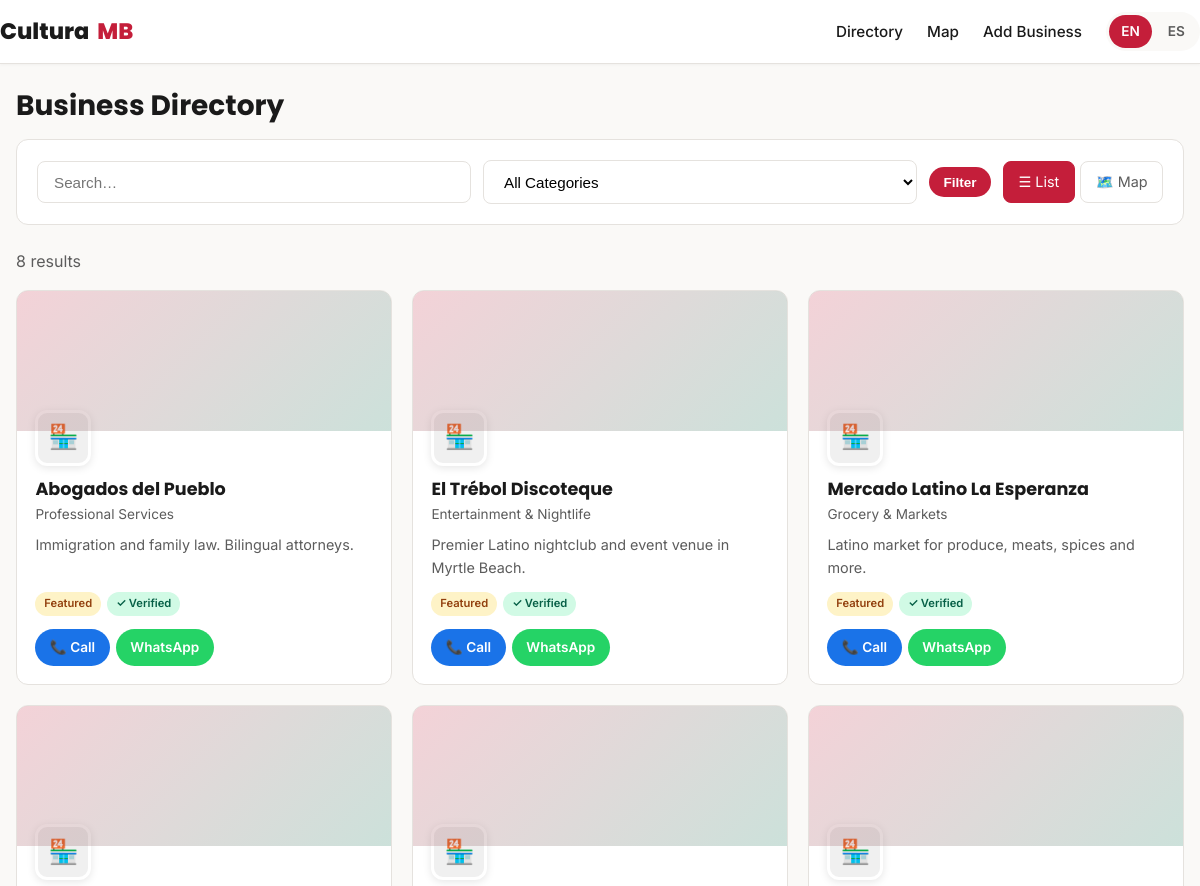
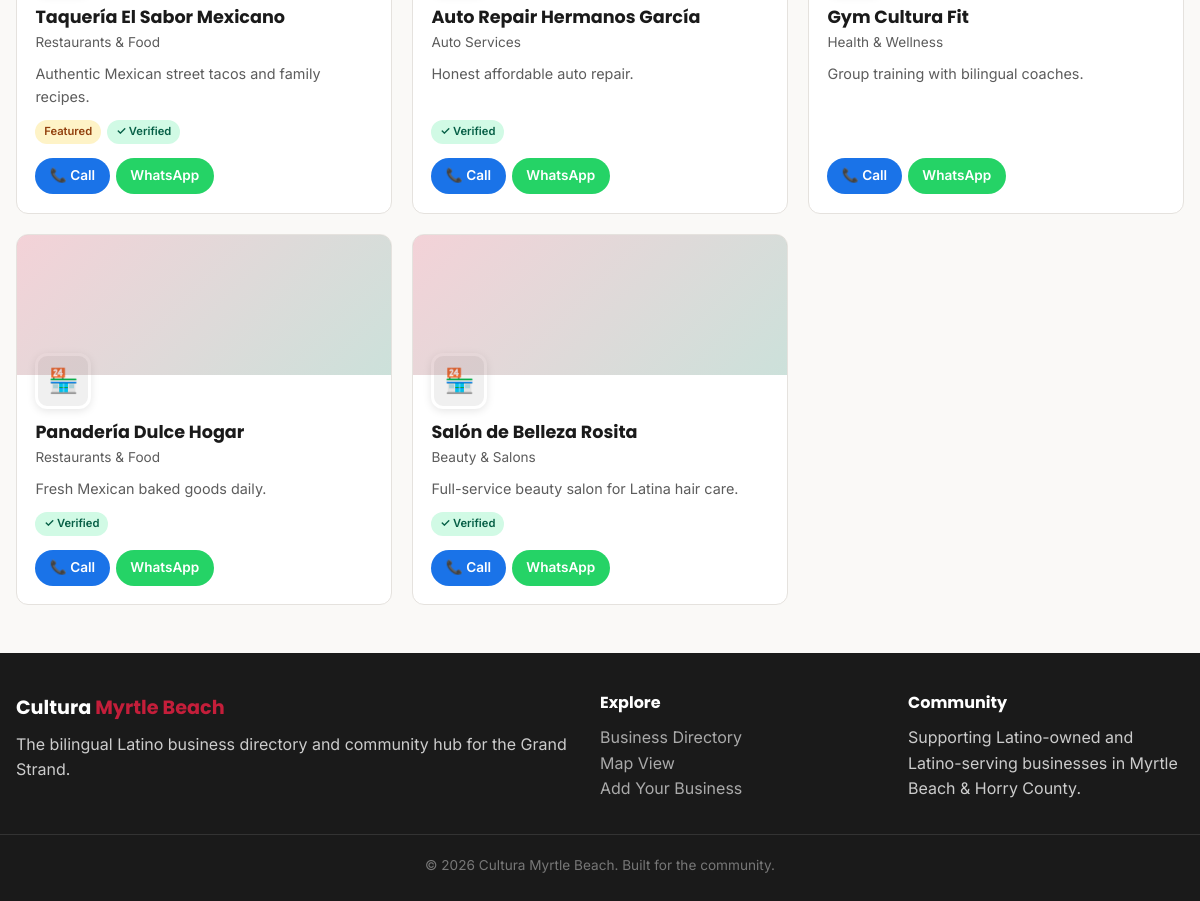
The page /directory on the database its author committed (2 pictures, top to bottom).
### tables this page shows
CREATE TABLE businesses (
        id INTEGER PRIMARY KEY AUTOINCREMENT, name TEXT NOT NULL, name_es TEXT, slug TEXT UNIQUE NOT NULL,
        category TEXT NOT NULL, logo TEXT, cover TEXT, description TEXT, description_es TEXT,
        phone TEXT, whatsapp TEXT, address TEXT, lat REAL, lng REAL, hours TEXT, website TEXT,
        facebook TEXT, instagram TEXT, tiktok TEXT, google_profile TEXT, google_reviews TEXT,
        services TEXT, languages TEXT DEFAULT 'Spanish, English', featured INTEGER DEFAULT 0,
        verified INTEGER DEFAULT 0, status TEXT DEFAULT 'active', created_at TEXT, updated_at TEXT
    );

### app.py (the view)
@app.route("/directory")
def directory():
    lang = get_lang()
    db = get_db()
    q = request.args.get("q","").strip()
    category = request.args.get("category","").strip()
    view = request.args.get("view","list")
    sql = "SELECT * FROM businesses WHERE status='active'"
    params = []
    if q:
        sql += " AND (name LIKE ? OR name_es LIKE ? OR description LIKE ? OR services LIKE ?)"
        like = f"%{q}%"
        params.extend([like]*4)
    if category:
        sql += " AND category=?"
        params.append(category)
    sql += " ORDER BY featured DESC, name ASC"
    businesses = db.execute(sql, params).fetchall()
    categories = db.execute("SELECT * FROM categories ORDER BY sort_order").fetchall()
    return render_template("directory.html", lang=lang, businesses=businesses, categories=categories, q=q, category=category, view=view, t=t)

### app.py (called while the page is built)
def get_db():
    if "db" not in g:
        g.db = sqlite3.connect(DATABASE)
        g.db.row_factory = sqlite3.Row
    return g.db

def get_lang():
    lang = request.args.get("lang") or session.get("lang") or "en"
    return lang if lang in ("en","es") else "en"

def t(en, es):
    return es if get_lang() == "es" else en

@app.context_processor
def inject_globals():
    return {"current_lang": get_lang(), "t": t, "now_year": datetime.utcnow().year}

### templates/directory.html (shortened to what this page needs)
{% extends "base.html" %}
{% block content %}
<section class="section" style="padding-top:1.5rem;">
  <div class="container">
    <h1 class="section-title" style="text-align:left;margin-bottom:1rem;">{{ t('Business Directory', 'Directorio de Negocios') }}</h1>
    <div class="filters">
      <form method="get" action="{{ url_for('directory') }}">
        <input type="search" name="q" value="{{ q }}" placeholder="{{ t('Search…', 'Buscar…') }}">
        <select name="category">
          <option value="">{{ t('All Categories', 'Todas las Categorías') }}</option>
        </select>
        <button type="submit" class="btn btn-primary btn-sm">{{ t('Filter', 'Filtrar') }}</button>
        <div class="view-toggle">
          <a href="{{ url_for('directory', q=q, category=category, view='list') }}" class="{{ 'active' if view == 'list' }}">☰ {{ t('List', 'Lista') }}</a>
          <a href="{{ url_for('directory', q=q, category=category, view='map') }}" class="{{ 'active' if view == 'map' }}">🗺️ {{ t('Map', 'Mapa') }}</a>
        </div>
      </form>
    </div>
    {% if view == 'map' %}
      <div id="map"></div>
    {% else %}
      {% if businesses %}
      <p style="color:var(--text-muted);margin-bottom:1rem;">{{ businesses|length }} {{ t('results', 'resultados') }}</p>
      <div class="biz-grid">
        {% for biz in businesses %}
        <article class="biz-card">
          <div class="biz-card-cover"></div>
          <div class="biz-card-body">
            <div class="biz-card-logo" style="display:flex;align-items:center;justify-content:center;font-size:1.5rem;background:#f0f0f0;">🏪</div>
            <h3><a href="{{ url_for('business_profile', slug=biz.slug) }}">{{ biz.name_es if current_lang == 'es' and biz.name_es else biz.name }}</a></h3>
            <div class="biz-meta">{{ biz.category }}</div>
            <p class="biz-desc">{{ (biz.description_es if current_lang == 'es' and biz.description_es else biz.description) or '' }}</p>
            <div class="badges">
              {% if biz.featured %}<span class="badge badge-featured">{{ t('Featured', 'Destacado') }}</span>{% endif %}
              {% if biz.verified %}<span class="badge badge-verified">✓ {{ t('Verified', 'Verificado') }}</span>{% endif %}
            </div>
            <div style="margin-top:0.85rem;display:flex;gap:0.4rem;flex-wrap:wrap;">
              {% if biz.phone %}<a href="tel:{{ biz.phone }}" class="btn btn-call btn-sm">📞 {{ t('Call', 'Llamar') }}</a>{% endif %}
              {% if biz.whatsapp %}<a href="https://wa.me/{{ biz.whatsapp }}" target="_blank" rel="noopener" class="btn btn-whatsapp btn-sm">WhatsApp</a>{% endif %}
            </div>
          </div>
        </article>
        {% endfor %}
      </div>
      {% else %}
      <div class="empty-state"><div class="icon">🔍</div><p>{{ t('No businesses found.', 'No se encontraron negocios.') }}</p></div>
      {% endif %}
    {% endif %}
  </div>
</section>
{% endblock %}

### static/css/style.css (style rules this page uses)
:root { --primary:#c41e3a;--primary-dark:#9a1830;--secondary:#006847;--bg:#faf9f7;--surface:#fff;--text:#1a1a1a;--text-muted:#5c5c5c;--border:#e5e2de;--radius:12px;--shadow:0 4px 20px rgba(0,0,0,.08);--font:Inter,system-ui,sans-serif;--font-display:Poppins,var(--font) }
* { box-sizing:border-box;margin:0;padding:0 }
html { scroll-behavior:smooth }
body { font-family:var(--font);background:var(--bg);color:var(--text);line-height:1.6;min-height:100vh;display:flex;flex-direction:column }
a { color:var(--primary);text-decoration:none }
h1,h2,h3,h4 { font-family:var(--font-display);font-weight:700;line-height:1.25 }
.container { width:100%;max-width:1200px;margin:0 auto;padding:0 1rem }
.btn { display:inline-flex;align-items:center;justify-content:center;gap:.4rem;padding:.65rem 1.25rem;border-radius:999px;font-weight:600;font-size:.95rem;border:none;cursor:pointer;transition:all .2s;text-decoration:none }
.btn-primary { background:var(--primary);color:#fff }
.btn-whatsapp { background:#25D366;color:#fff }
.btn-call { background:#1a73e8;color:#fff }
.btn-sm { padding:.45rem .9rem;font-size:.85rem }
.section { padding:3rem 0 }
.section-title { font-size:1.75rem;margin-bottom:.5rem;text-align:center }
.biz-grid { display:grid;grid-template-columns:1fr;gap:1.25rem }
@media (min-width:600px) { .biz-grid { grid-template-columns:repeat(2,1fr) } }
@media (min-width:900px) { .biz-grid { grid-template-columns:repeat(3,1fr) } }
.biz-card { background:var(--surface);border-radius:var(--radius);overflow:hidden;border:1px solid var(--border);transition:all .25s;display:flex;flex-direction:column }
.biz-card-cover { height:140px;background:linear-gradient(135deg,#c41e3a33,#00684733);position:relative;overflow:hidden }
.biz-card-body { padding:1.15rem;flex:1;display:flex;flex-direction:column }
.biz-card-logo { width:56px;height:56px;border-radius:12px;object-fit:cover;border:3px solid #fff;box-shadow:0 2px 8px rgba(0,0,0,.1);margin-top:-40px;margin-bottom:.75rem;background:#fff }
.biz-card h3 { font-size:1.1rem;margin-bottom:.25rem }
.biz-card h3 a { color:var(--text) }
.biz-meta { font-size:.85rem;color:var(--text-muted);margin-bottom:.5rem }
.biz-desc { font-size:.9rem;color:var(--text-muted);flex:1;display:-webkit-box;-webkit-line-clamp:2;-webkit-box-orient:vertical;overflow:hidden }
.badges { display:flex;gap:.4rem;flex-wrap:wrap;margin-top:.75rem }
.badge { font-size:.7rem;font-weight:600;padding:.2rem .55rem;border-radius:999px;background:var(--bg);color:var(--text-muted) }
.badge-featured { background:#fef3c7;color:#92400e }
.badge-verified { background:#d1fae5;color:#065f46 }
.filters { background:var(--surface);border:1px solid var(--border);border-radius:var(--radius);padding:1.25rem;margin-bottom:1.5rem }
.filters form { display:flex;flex-direction:column;gap:.75rem }
@media (min-width:700px) { .filters form { flex-direction:row;align-items:center } }
@media (min-width:700px) { .filters input,.filters select { flex:1 } }
.filters input,.filters select { padding:.7rem 1rem;border:1px solid var(--border);border-radius:8px;font-size:.95rem;background:#fff }
.view-toggle { display:flex;gap:.35rem;margin-left:auto }
.view-toggle a { padding:.55rem .9rem;border-radius:8px;border:1px solid var(--border);color:var(--text-muted);font-size:.9rem }
.view-toggle a.active { background:var(--primary);color:#fff;border-color:var(--primary) }

### rows shown on the page
businesses: name "Abogados del Pueblo", category "Professional Services", description "Immigration and family law. Bilingual attorneys.", t "Featured", t "Verified", t "Call"
businesses: name "El Trébol Discoteque", category "Entertainment & Nightlife", description "Premier Latino nightclub and event venue in Myrtle Beach.", t "Featured", t "Verified", t "Call"
businesses: name "Mercado Latino La Esperanza", category "Grocery & Markets", description "Latino market for produce, meats, spices and more.", t "Featured", t "Verified", t "Call"
businesses: name "Taquería El Sabor Mexicano", category "Restaurants & Food", description "Authentic Mexican street tacos and family recipes.", t "Featured", t "Verified", t "Call"
businesses: name "Auto Repair Hermanos García", category "Auto Services", description "Honest affordable auto repair.", t "Verified", t "Call"
businesses: name "Gym Cultura Fit", category "Health & Wellness", description "Group training with bilingual coaches.", t "Call"
businesses: name "Panadería Dulce Hogar", category "Restaurants & Food", description "Fresh Mexican baked goods daily.", t "Verified", t "Call"
businesses: name "Salón de Belleza Rosita", category "Beauty & Salons", description "Full-service beauty salon for Latina hair care.", t "Verified", t "Call"

### other values the page prints
{{ t('Directory', 'Directorio') }} "Directory"
{{ t('Map', 'Mapa') }} "Map"
{{ t('Add Business', 'Agregar Negocio') }} "Add Business"
{{ t('Business Directory', 'Directorio de Negocios') }} "Business Directory"
{{ t('Filter', 'Filtrar') }} "Filter"
{{ t('List', 'Lista') }} "List"
{{ businesses|length }} "8"
{{ t('results', 'resultados') }} "results"
{{ t('Explore', 'Explorar') }} "Explore"
{{ t('Map View', 'Vista de Mapa') }} "Map View"
{{ t('Add Your Business', 'Agrega tu Negocio') }} "Add Your Business"
{{ t('Community', 'Comunidad') }} "Community"
{{ t('Built for the community.', 'Hecho para la comunidad.') }} "Built for the community."
form field category "All Categories"
